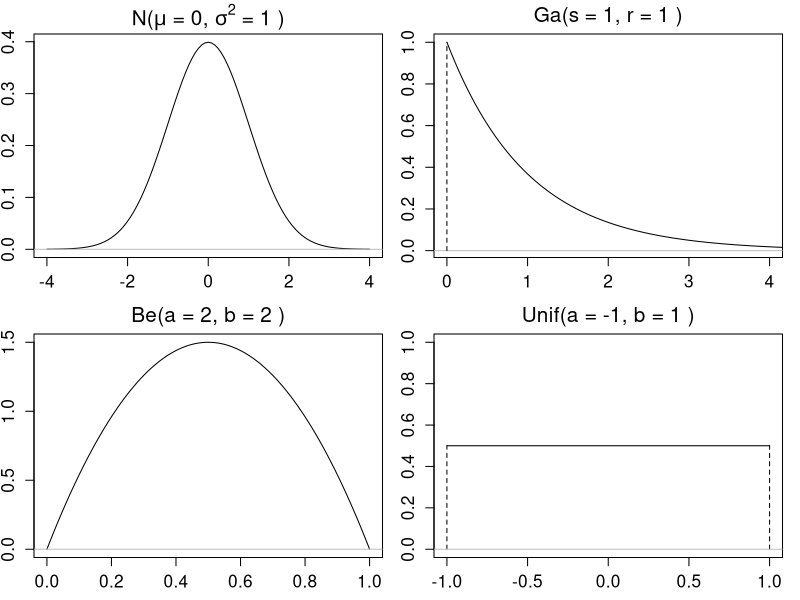
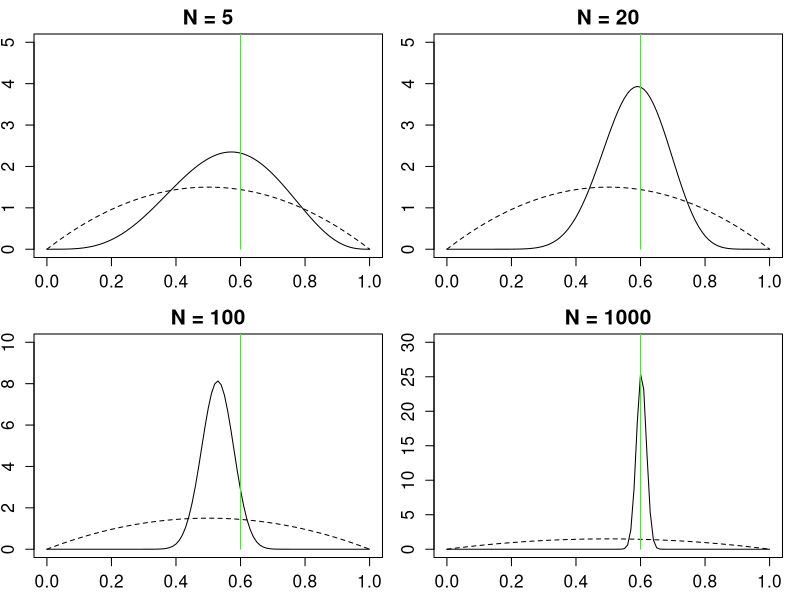
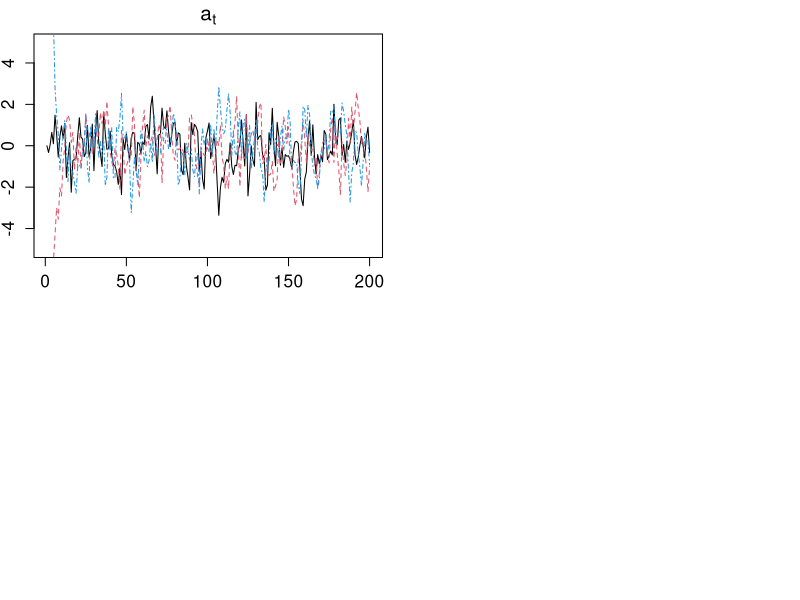
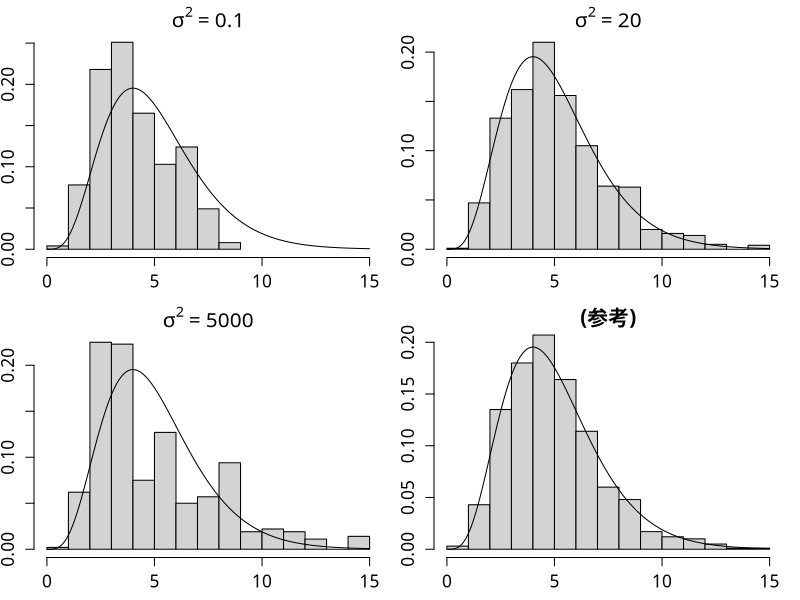

Generate these figures, in order, with R:
#=======================================
# Chapter 8, Other figures
#   modified on 2019/10/19
#=======================================

"%+%" <- function(x, y) paste(x, y, sep = "")
# figpath <- "../../figs/"
figpath <- "./"

#----------------------------
# 主な確率分布

f1 <- function(x) dnorm(x, 0, 1)
f2 <- function(x) dgamma(x, 1, 1)
f3 <- function(x) dbeta(x, 2, 2)
f4 <- function(x) dunif(x, -1, 1)

par(mfrow = c(2,2), ps = 15, mai = c(0.85, 0.68, 0.68, 0.35)*0.5)
curve(f1, -4, 4, main = expression(paste("N(",mu," = 0, ", sigma^2," = 1 )")))
abline(h = 0, col = 'grey')

curve(f2, 0, 5, main = expression(paste("Ga(",s," = 1, ", r," = 1 )")),xlim = c(0,4))
abline(h = 0, col = 'grey')
lines(cbind(c(0, 0), c(0, 1)),lty=2)

curve(f3, 0, 1, main = expression(paste("Be(",a," = 2, ", b," = 2 )")))
abline(h = 0, col = 'grey')

curve(f4, -1, 1, main = expression(paste("Unif(",a," = -1, ", b," = 1 )")),ylim = c(0, 1))
lines(cbind(c(-1.0, -1.0), c(0, 0.5)),lty=2)
lines(cbind(c(1.0, 1.0), c(0, 0.5)),lty=2)
abline(h = 0, col = 'grey')

dev.copy2eps(file= figpath %+% "distribution.eps")

#----------------------------
# ベイズ推定の例（ベルヌーイ過程）

N <- c(5, 20, 100, 1000)
theta <- 0.6
set.seed(101)
vec <- runif(N[4])
rslt <- rep(0, N[4])
rslt[vec < theta] <- 1

a0 <- 2
b0 <- 2
x1 <- seq(0,1,length = 200)
y1 <- dbeta(x1, a0, b0)
fb1 <- function(x) dbeta(x, a0+sum(rslt[1:N[1]]), b0+N[1]-sum(rslt[1:N[1]]))
fb2 <- function(x) dbeta(x, a0+sum(rslt[1:N[2]]), b0+N[2]-sum(rslt[1:N[2]]))
fb3 <- function(x) dbeta(x, a0+sum(rslt[1:N[3]]), b0+N[3]-sum(rslt[1:N[3]]))
fb4 <- function(x) dbeta(x, a0+sum(rslt[1:N[4]]), b0+N[4]-sum(rslt[1:N[4]]))

par(mfrow = c(2,2), ps = 15, mai = c(0.85, 0.68, 0.68, 0.35)*0.5)

curve(fb1, 0, 1, main = "N = 5", ylim = c(0, 5))
lines(cbind(x1, y1), lty = 2)
lines(cbind(c(theta,theta),c(0, 10^4)),col=3)

curve(fb2, 0, 1, main = "N = 20", ylim = c(0, 5))
lines(cbind(x1, y1), lty = 2)
lines(cbind(c(theta,theta),c(0, 10^4)),col=3)

curve(fb3, 0, 1, main = "N = 100", ylim = c(0, 10))
lines(cbind(x1, y1), lty = 2)
lines(cbind(c(theta,theta),c(0, 10^4)),col=3)

curve(fb4, 0, 1, main = "N = 1000", ylim = c(0, 30))
lines(cbind(x1, y1), lty = 2)
lines(cbind(c(theta,theta),c(0, 10^4)),col=3)

dev.copy2eps(file= figpath %+% "bernoulli.eps")

#----------------------------
# マルコフ過程の例

set.seed(101)
aa <- c(0, -100, 100)
rho <- 0.5

vec1 <- aa[1]
vec2 <- aa[2]
vec3 <- aa[3]

for(i in 1:999) {
  vec1[i+1] <- rho*vec1[i] + rnorm(1)
  vec2[i+1] <- rho*vec2[i] + rnorm(1)
  vec3[i+1] <- rho*vec3[i] + rnorm(1)
}

if (.Platform$OS.type == "windows") windows(10,7)
par(ps = 15)
plot(vec1[1:200], typ = "l", xlab = "", ylab = "", main = expression(a[t]), ylim = c(-5, 5))
lines(vec2[1:200], col = 2,lty=2)
lines(vec3[1:200], col = 4,lty=4)

dev.copy2eps(file= figpath %+% "markov.eps")

#----------------------------
# MHアルゴリズムの例

set.seed(102)

ff <- function(x) log(dgamma(x, 5, 1))
x2 <- seq(0,15,length = 200)
y2 <- dgamma(x2, 5, 1)

niter <- 1200
chain4 <- rgamma(niter, 5, 1)

Metropolis <- function(init, sig2) {
  chain <- init[1]
  for(i in 2:niter) {
    cand <- chain[i-1] + rnorm(1, sd = sqrt(sig2))
    prob <- min(exp(ff(cand)-ff(chain[i-1])), 1)
    if (runif(1) < prob) {
      chain[i] <- cand
    } else {
      chain[i] <- chain[i-1]
    }
  }
  return(chain)
}

chain1 <- Metropolis(9, 0.1)
chain2 <- Metropolis(9, 20)
chain3 <- Metropolis(9, 5000)

rejrate1 <- sum(chain1[201:1200] == chain1[201:1200-1])/1000
rejrate2 <- sum(chain2[201:1200] == chain2[201:1200-1])/1000
rejrate3 <- sum(chain3[201:1200] == chain3[201:1200-1])/1000
1-c(rejrate1,rejrate2,rejrate3)

if (.Platform$OS.type == "windows") windows(7,7)

par(mfrow = c(2,2), ps = 15, mai = c(0.85, 0.68, 0.68, 0.35)*0.5)
par(family="Japan1GothicBBB") 

hist(chain1[201:1200], xlab = "", main = expression(paste(sigma^2, " = 0.1")), probability = T, xlim = c(0, 15))
lines(cbind(x2, y2))

hist(chain2[201:1200], xlab = "", main = expression(paste(sigma^2, " = 20")), probability = T, xlim = c(0, 15))
lines(cbind(x2, y2))

hist(chain3[201:1200], xlab = "", main = expression(paste(sigma^2, " = 5000")), probability = T, xlim = c(0, 15))
lines(cbind(x2, y2))

hist(chain4[201:1200], xlab = "", main = "(参考)", probability = T, xlim = c(0, 15), ylim = c(0, 0.2))
lines(cbind(x2, y2))

dev.copy2pdf(file=figpath %+% "metropolis.pdf",family="Japan1GothicBBB")

